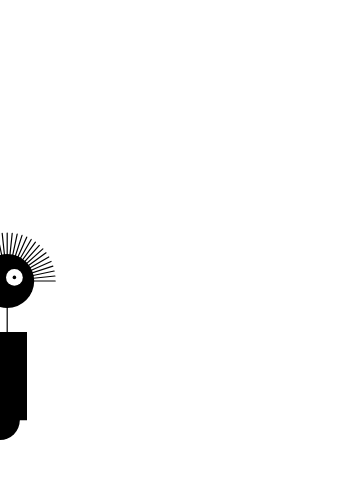
Frame 1 (no input)
Frame 60 (no input): identical to frame 1, image omitted
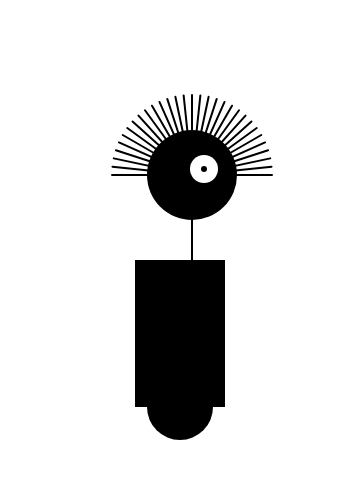
Frame 120 (the mouse pressed at the canvas centre since frame 60)

The p5.js sketch that drew these frames (run headless with seeded random() and noise() and a simulated clock; from frame 60 on, the mouse is pressed at the canvas centre):

// p5.js sketch
// ── sketch.js
//learn to use rotate translate push and pop

var x=60;
var y=440;
var radius = 45;
var bodyHeight = 180;
var neckHeight = 40;

var easing =0.04;

function setup(){
  createCanvas(360,480);
  strokeWeight(2);
  ellipseMode(RADIUS);
}

function draw(){
  background("white");
  var neckY=-1*(bodyHeight+neckHeight+radius);
  translate(mouseX,y);

  if(mouseIsPressed){
    scale(1.0);
  }
  else{
    scale(0.6);
  }
  noStroke();
  fill("Black");
  ellipse(0,-33,33,33);
  fill("black");
  rect(-45,-bodyHeight,90,bodyHeight-33);

  stroke("black");
  line(12,-bodyHeight,12,neckY);

  push();
  translate(12,neckY);
  var angle = -PI/30
  for(var i=0;i<=30;i++){
    line(80,0,0,0);
    rotate(angle);
  }
  pop();

  noStroke();
  fill("black");
  ellipse(12,neckY,radius,radius);
  fill("white");
  ellipse(24,neckY-6,14,14);
  fill("black");
  ellipse(24,neckY-6,3,3);
}
